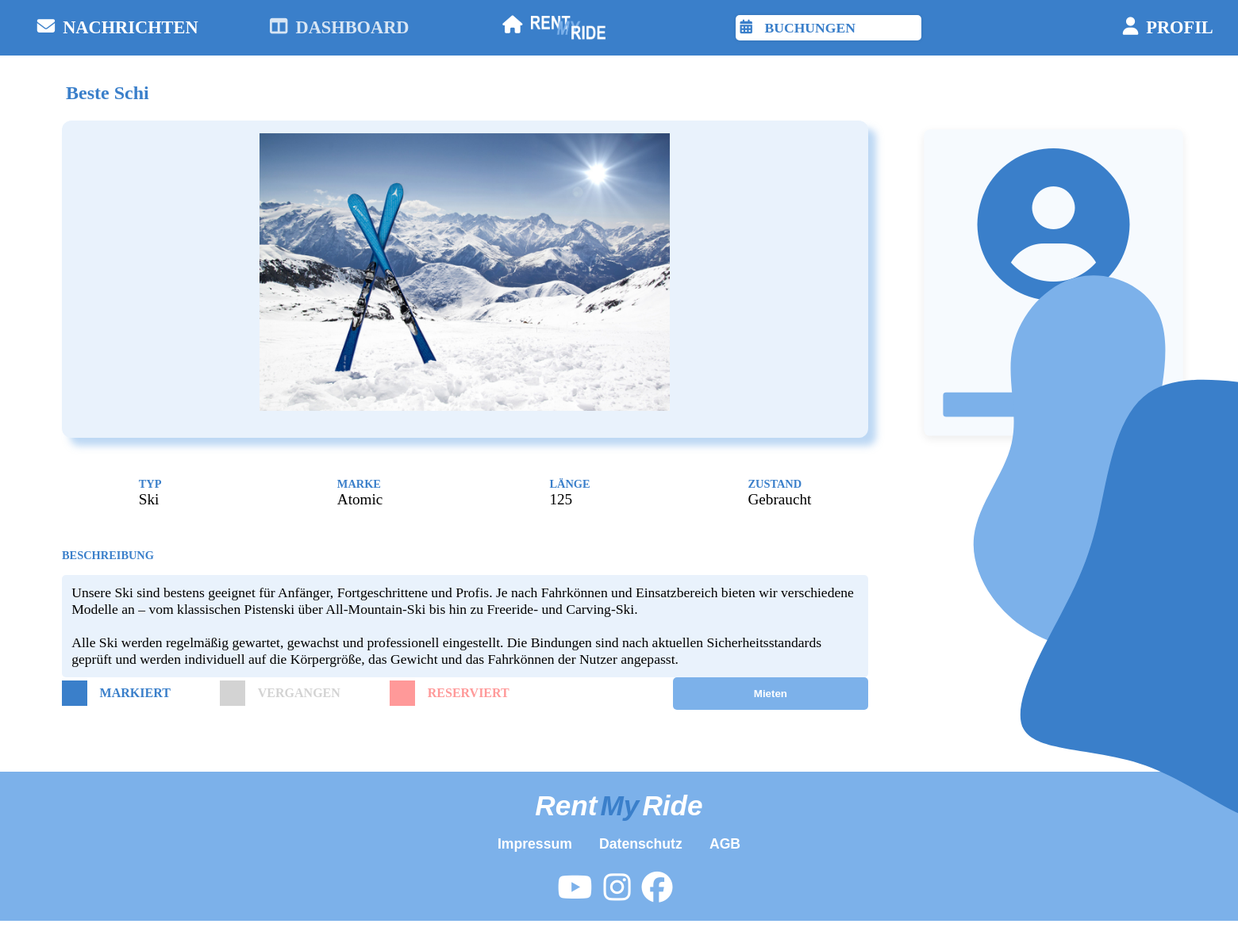
The app's page /project/pages/product.php?id=35 with its own data.
### tables this page shows
CREATE TABLE `listings` (
  `id` int NOT NULL,
  `user_id` int NOT NULL,
  `title` varchar(60) NOT NULL,
  `description` varchar(1500) NOT NULL,
  `price` int NOT NULL,
  `state` varchar(30) NOT NULL,
  `brand` varchar(100) NOT NULL,
  `length` int NOT NULL,
  `typ` varchar(50) NOT NULL,
  `publishDate` date NOT NULL,
  `street` varchar(200) NOT NULL,
  `house_number` int NOT NULL,
  `postal_code` int NOT NULL,
  `town` varchar(200) NOT NULL,
  `counter` int NOT NULL
);

CREATE TABLE `images` (
  `id` int NOT NULL,
  `listing_id` int NOT NULL,
  `path` varchar(200) NOT NULL
);

### project/pages/product.php (the view, shortened to what this page needs)
<?php require '../sql/session.php';
    require '../sql/mysql.php';
    $id = isset($_GET['id']) ? htmlspecialchars($_GET['id']) : '';
?>
<!DOCTYPE html>
<html lang="en">
<head>
        <link rel="stylesheet" href="https://cdnjs.cloudflare.com/ajax/libs/bootstrap-datepicker/1.9.0/css/bootstrap-datepicker.min.css">
        <link rel="stylesheet" href="https://cdn.jsdelivr.net/npm/swiper@11/swiper-bundle.min.css" />
    <link rel="stylesheet" href="https://cdnjs.cloudflare.com/ajax/libs/font-awesome/6.5.0/css/all.min.css">
</head>
<body>
    <?php require '../generalPhp/navigation.php'; ?>
    <div id="productGrid">
        <?php
            $stmt = $conn->prepare("SELECT * FROM listings WHERE id = ?");
            $stmt->bind_param("i", $id);
            $stmt->execute();
            $result = $stmt->get_result();
            $row = $result->fetch_assoc();
            $count = $conn->prepare("SELECT COUNT(*) as count FROM listings WHERE user_id = ?");
            $count->bind_param("i", $row['user_id']);
            $count->execute();
            $countResult = $count->get_result();
            $countRow = $countResult->fetch_assoc();
            $userStmt = $conn->prepare("SELECT * FROM user WHERE id = ?");
            $userStmt->bind_param("i", $row['user_id']);
            $userStmt->execute();
            $userResult = $userStmt->get_result();
            $rowUser = $userResult->fetch_assoc();
            if($row) {
                $description = htmlspecialchars($row['description']);
                $description = str_replace("\r\n", "\n", $description);
                $description = nl2br($description, false);
                echo '<div id="imageTitleGrid">
                <div>
                    <h1>' . htmlspecialchars($row['title']) . '</h1>' .
                    '<div id="imageBox">
                    <div class="swiper">
                        <div class="swiper-wrapper">';
                        $imageStmt = $conn->prepare("SELECT path FROM images WHERE listing_id = ?");
                        $imageStmt->bind_param("i", $id);
                        $imageStmt->execute();
                        $imageResult = $imageStmt->get_result();
                        ?>
                        <?php
                        if ($imageResult->num_rows > 0) {
                            while ($img = $imageResult->fetch_assoc()) {
                                $imagePath = '../sql/' . $img['path'];
                                echo '<div class="swiper-slide">
                                <div class="sliderImage" style="background-image: url(' . $imagePath . '); background-size: contain; background-position: center; background-repeat: no-repeat;">
                                </div></div>';
                            }
                        } else {
                            echo '<div class="swiper-slide"><div class="sliderImage" style="background-image: url(\'../assets/placeholder.jpg\');"></div></div>';
                        }
                 echo '
                    </div>
                </div>
            </div>
                    <div id="categories">
                        <div class="category">
                            <p class="categoryTitle">Typ</p>
                            <p class="categoryText">' . htmlspecialchars($row['typ']) . '</p>
                        </div>
                         <div class="category">
                            <p class="categoryTitle">Marke</p>
                            <p class="categoryText">' . htmlspecialchars($row['brand']) . '</p>
                        </div>
                         <div class="category">
                            <p class="categoryTitle">Länge</p>
                            <p class="categoryText">' . htmlspecialchars($row['length']) . '</p>
                        </div>
                         <div class="category">
                            <p class="categoryTitle">Zustand</p>
                            <p class="categoryText">' . ucfirst(strtolower(htmlspecialchars($row['state']))) . '</p>
                        </div>
                    </div>
                    <div id="description">
                        <p class="categoryTitle">Beschreibung</p>
                        <p class="descriptionText">' . $description . '</p>
                    </div>
                <div id="infosCalendar">
                    <div class="colorWay" style="background-color: var(--primary-color) "></div>
                    <div class="calendarText" style="color: var(--primary-color) ">Markiert</div>
                    <div class="colorWay" style="background-color: lightgrey"></div>
                    <div class="calendarText" style="color: lightgrey">Vergangen</div>
                    <div class="colorWay" style="background-color: rgba(255, 0, 0, 0.4) "></div>
                    <div class="calendarText" style="color: rgba(255, 0, 0, 0.4) ">Reserviert</div>
                    <button id="hire" onclick="rent('. $row['id'] .')">Mieten</button>
                </div>
                </div>
               <div id="gridHire">
                  <div id="profileCard">
                <div class="userIcon">
                    <i class="fas fa-user-circle fa-4x"></i>
                </div>
                <h2 class="userName">' . $rowUser['name'] .'</h2>
                <p class="userLocation">' . $row['town'] .'</p>
                <div class="userStats">';
                    $rating = isset($rowUser['rating']) ? (int)$rowUser['rating'] : 0;
                    for ($i = 1; $i <= 5; $i++) {
                        if ($i <= $rating) {
                            echo '<span class="star" style="color: gold;">&#9733;</span>';
                        } else {
                            echo '<span class="star" style="color: lightgray;">&#9733;</span>';
                        }
                    }
                    echo '<br>
                    <span>' . $countRow['count'] . ' Anzeigen</span><br>
                </div>
                <a href = "./message.php?id='. $row["id"] .'">
                    <button id="message" >
                    Nachricht
                    </button>
                    </a>
                </div>
                <svg viewBox="0 0 200 200" xmlns="http://www.w3.org/2000/svg" id="svgIcon2">
                    <path fill="var(--primary-color)" d="M40.6,-56.2C54.7,-45.7,69.6,-36.6,70.4,-25C71.2,-13.4,58,0.6,52.3,16.6C46.6,32.7,48.3,50.8,40.9,55C33.4,59.3,16.7,49.6,4.6,43.3C-7.5,36.9,-15,33.9,-27.2,31.2C-39.4,28.5,-56.3,26.2,-63.9,17.3C-71.5,8.5,-69.7,-6.8,-67,-23.8C-64.2,-40.7,-60.5,-59.4,-49.1,-70.8C-37.8,-82.2,-18.9,-86.4,-2.8,-82.5C13.3,-78.6,26.5,-66.7,40.6,-56.2Z" transform="translate(100 100)" />
                </svg>
                <svg viewBox="0 0 200 200" xmlns="http://www.w3.org/2000/svg" id="svgIcon1">
                    <path fill="var(--secondary-color)" d="M52.1,-67.9C66.7,-61,77.3,-44.8,80.1,-27.9C82.9,-11.1,78.1,6.4,66.7,15.5C55.2,24.6,37.2,25.5,25,33.2C12.8,40.9,6.4,55.4,-5.8,63.4C-18,71.4,-36,72.9,-48.5,65.3C-61,57.7,-68,41,-62.9,27.4C-57.7,13.8,-40.4,3.1,-30.2,-4.2C-20.1,-11.5,-17.1,-15.4,-13.2,-25.8C-9.4,-36.1,-4.7,-52.8,7,-62.4C18.7,-72.1,37.4,-74.7,52.1,-67.9Z" transform="translate(100 100)" />
                </svg>
                </div>
                </div>
                '
                ;
            } else {
                echo '<div id="noProduct">No product found</div>';
            }
        ?>
    </div>
    <?php require '../generalPhp/footer.php'; ?>
</body>
</html>

### project/css/product.css (style rules this page uses)
#imageTitleGrid { width: 100%; display: grid; grid-template-columns: 70% 30%; grid-gap: 1rem; box-sizing: border-box; padding-top: 2%; }
#productGrid { padding: 5%; padding-top: 0; padding-right: 2%; }
h1 { padding: 0.5%; font-size: 1.5rem; border-radius: 5px; color: var(--primary-color); }
#categories { margin-top: 5vh; width: 100%; display: grid; grid-template-columns: 25% 25% 25% 25%; grid-gap: 1vw; box-sizing: border-box; justify-content: center; padding: 1%; }
.category { margin-right: auto; margin-left: auto; }
.categoryTitle { color: var(--primary-color); font-size: 0.9rem; text-transform: uppercase; font-weight: bold; }
.categoryText { font-size: 1.2rem; line-height: normal; }
#imageBox { width: 100%; height: 70vh; box-shadow: 10px 10px 10px rgba(124, 177, 234, 0.50); box-sizing: border-box; margin-top: 2vh; padding: 1.5%; border-radius: 5px; background-color: rgba(124, 177, 234, 0.167); }
#gridHire { display: flex; flex-direction: column; width: 100%; box-sizing: border-box; justify-content: center; margin-top: 0; margin-bottom: auto; }
#description { margin-top: 5vh; }
.descriptionText { font-size: 1.1rem; line-height: normal; margin-left: auto; background-color: rgba(124, 177, 234, 0.167); padding: 1.2%; margin-top: 2vh; border-radius: 5px; }
#profileCard { background-color: rgba(124, 177, 234, 0.07); border-radius: 10px; padding: 2rem; text-align: center; box-shadow: 0 5px 15px rgba(0, 0, 0, 0.08); width: 100%; margin-right: auto; margin-left: auto; display: block; transform: scale(0.75); box-sizing: border-box; }
.userIcon { font-size: 4rem; color: var(--primary-color); margin-bottom: 1rem; }
.userName { font-size: 1.4rem; font-weight: bold; margin-bottom: 0.2rem; }
.userLocation { color: #555; font-size: 1.1rem; margin-bottom: 0.5rem; }
.userStats { font-size: 1rem; line-height: 1.4; color: #333; margin-bottom: 1.5rem; }
.star { font-size: 1.5rem; }
#message { width: 100%; background-color: var(--secondary-color); color: white; font-weight: bold; padding: 0.8rem; border: none; border-radius: 5px; cursor: pointer; transition: all 0.3s ease; }
#hire { background-color: var(--secondary-color); color: white; font-weight: bold; padding: 0.8rem; border: none; border-radius: 5px; cursor: pointer; padding-right: 10%; padding-left: 10%; transition: all 0.3s ease; margin-right: 0; margin-left: auto; }
#infosCalendar { width: 100%; display: flex; box-sizing: border-box; align-items: center; }
.colorWay { width: 4vh; height: 4vh; margin-right: 1vw; }
.calendarText { text-transform: uppercase; font-weight: bold; margin-right: 4vw; }
#svgIcon1 { width: 70vh; margin-right: auto; margin-left: auto; display: block; transform: rotate(135deg); margin-top: -50vh; z-index: 8; }
#svgIcon2 { width: 100vh; margin-right: auto; margin-left: auto; display: block; transform: rotate(90deg); margin-top: -15vh; margin-right: -15vw; z-index: 10; }
#imageBox { width: 100%; max-height: 400px; overflow: hidden; border-radius: 12px; margin-top: 1rem; }
.sliderImage { width: 100%; height: 350px; background-size: cover; background-position: center; border-radius: 12px; }
.swiper { width: 100%; height: 100%; }

### project/css/generalSettings.css (style rules this page uses)
:root { --primary-color: #3A7FCA; --secondary-color: #7CB1EA; --tertiary-color: #FFF; --quaternary-color: #4698F1; --quinary-color: #000; --senary-color: #000; --septenary-color: #000; --octonary-color: #000; --nonary-color: #000; --denary-color: #000; --primary-font: 'InterX', sans-serif; --secondary-font: 'InterX', sans-serif; --tertiary-font: 'InterX', sans-serif; --quaternary-font: 'InterX', sans-serif; --quinary-font: 'InterX', sans-serif; --senary-font: 'InterX', sans-serif; --septenary-font: 'InterX', sans-serif; --octonary-font: 'InterX', sans-serif; --nonary-font: 'InterX', sans-serif; --denary-font: 'InterX', sans-serif; }
* { margin: 0; padding: 0; user-select: none; }
body { overflow-x: hidden; font-family: InterX; }

### records on screen
listings: title "Beste Schi", typ "Ski", brand "Atomic", length "125", state "Gebraucht", description "Unsere Ski sind bestens geeignet für Anfänger, Fortgeschrittene und Profis. Je nach Fahrkönnen und Einsatzbereich bieten wir verschiedene Modelle an – vom klassischen Pistenski über All-Mountain-Ski bis hin zu Freeride- und Carving-Ski. Alle Ski werden regelmäßig gewartet, gewachst und professionell eingestellt. Die Bindungen sind nach aktuellen Sicherheitsstandards geprüft und werden individuell auf die Körpergröße, das Gewicht und das Fahrkönnen der Nutzer angepasst."
images: path (picture)
